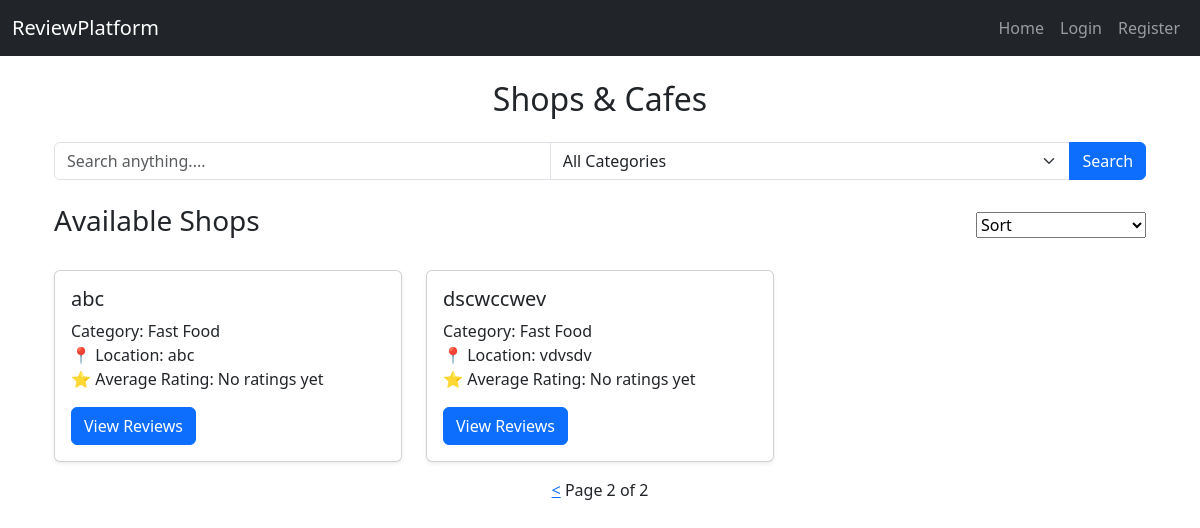
The page /?page=2&search=&category=&sort= on the database its author committed.
### reviews/models.py (models this page shows, shortened)
class Shop(models.Model):
    category_choices = [
        ('fast-food','Fast Food'),
        ('cafe','Cafe'),
        ('fine-dining','Fine Dining'),
        ('light-meals','Light Meals'),
        ('desserts','Desserts'),
    ]
    name = models.CharField(max_length=50)
    category = models.CharField(max_length=50, choices=category_choices, default='other')
    location = models.CharField(max_length=50)
    added_by = models.ForeignKey(User,on_delete=models.CASCADE)
    created_at = models.DateTimeField(auto_now_add=True)
    def avg_rating(self):
        reviews = self.reviews.all()
        total = sum([review.rating for review in reviews])
        return round(total/reviews.count(),1) if reviews.count()>0 else 0

### reviews/views.py (the view)
# urls.py: path('', views.index, name='home'),
def index(request):
    shops = Shop.objects.all()
    cat = request.GET.get('category')
    query = request.GET.get('search')
    if query:
        shops = shops.filter(name__icontains=query)
    if cat and cat!='category':
        shops = shops.filter(category=cat)
    categories = Shop.category_choices
    sort = request.GET.get('sort')
    if sort == 'desc-rating':
        shops = shops.annotate(avg_rating=Avg('reviews__rating')).order_by('-avg_rating')
    elif sort == "desc-review":
        shops = shops.annotate(num_reviews=Count('reviews')).order_by('-num_reviews')
    elif sort == "new":
        shops = shops.order_by('-created_at')
    paginator = Paginator(shops, 6)
    pnumber = request.GET.get('page')
    try:
        sh = paginator.page(pnumber)
    except PageNotAnInteger:
        sh = paginator.page(1)
    except EmptyPage:
        sh = paginator.page(paginator.num_pages)
    return render(request, 'reviews/index.html',{'shops':shops, 'categories':categories, 'sh':sh})

### reviews/templates/reviews/index.html (shortened to what this page needs)
{% extends "reviews/base.html" %}
{% block content %}
<div class="container mt-4">
  <h2 class="mb-4 text-center">Shops & Cafes</h2>
  <form method="get" class="mb-4">
    <div class="input-group mb-4">
      <input type="text" placeholder="Search anything...." name="search" class="form-control" value="{{ request.GET.search }}">
      <select class="form-select" name="category">
        <option value="category">All Categories</option>
      </select>
      <input type="submit" value="Search" class="btn btn-primary">
      </div>
      <div class="sort">
        <h3>Available Shops</h3>
        <select class="sort" name="sort" onchange="this.form.submit()">
          <option value="">Sort</option>
        </select>
      </div>
  </form>
  <div class="row">
    {% for shop in sh %}
    <div class="col-md-4 mb-3">
      <div class="card shadow-sm">
        <div class="card-body">
          <h5 class="card-title">{{ shop.name }}</h5>
          <p class="card-text">
            Category: {{ shop.get_category_display }} <br>
            📍 Location: {{ shop.location }} <br>
            ⭐ Average Rating: {{ shop.avg_rating|default:"No ratings yet" }}
          </p>
          <a href="{% url 'shop_detail' shop.id %}" class="btn btn-primary">View Reviews</a>
        </div>
      </div>
    </div>
    {% endfor %}
  </div>
    <center>
      {% if sh.has_previous %}
          <a href="?page={{ sh.previous_page_number }}&search={{ request.GET.search }}&category={{ request.GET.category }}&sort={{ request.GET.sort }}"><</a>
      {% endif %}
      <span class="current">
          Page {{ sh.number }} of {{ sh.paginator.num_pages }}
      </span>
    </center>
  </div>
{% endblock %}

### reviews/static/styles/styles.css (style rules this page uses)
.sort { display: flex; justify-content: space-between; align-items: center; }

### rows shown on the page
Shop: name "abc", category "Fast Food", location "abc", avg_rating "No ratings yet"
Shop: name "dscwccwev", category "Fast Food", location "vdvsdv", avg_rating "No ratings yet"

### other values the page prints
{{ sh.number }} "2"
{{ sh.paginator.num_pages }} "2"
